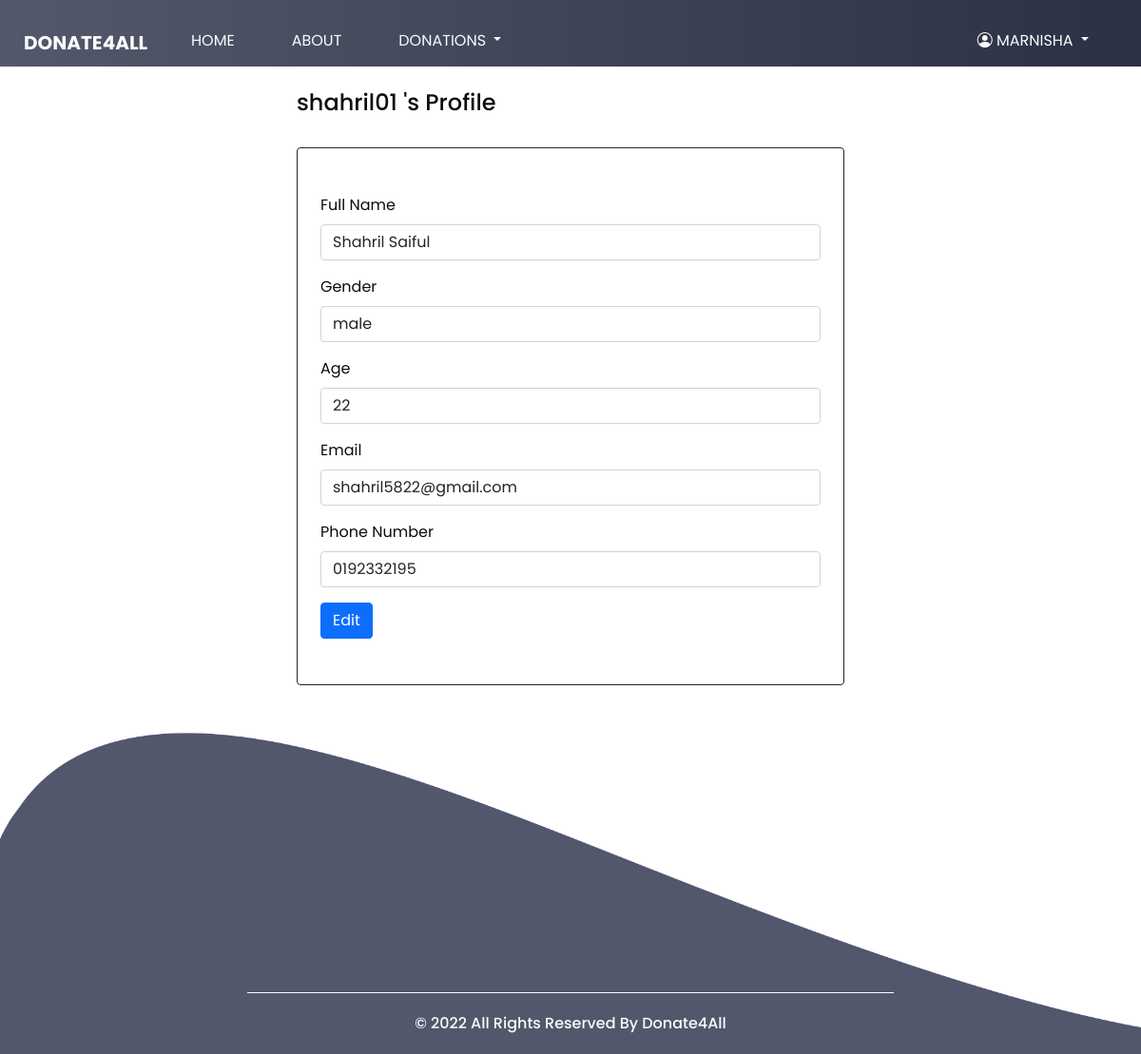
Screenshot of /Donor/editprofile.php (signed in) with the database file from the repository.
### tables this page shows
CREATE TABLE `donor` (
  `donorID` int(11) NOT NULL,
  `Username` varchar(120) NOT NULL,
  `Password` varchar(120) NOT NULL,
  `Name` varchar(120) NOT NULL,
  `Gender` varchar(10) NOT NULL,
  `Age` int(3) NOT NULL,
  `Email` varchar(120) NOT NULL,
  `PhoneNumber` varchar(120) NOT NULL
);

### Donor/editprofile.php (the view, shortened to what this page needs)
<?php
include('include/config.php');
?>
<!DOCTYPE html>
<html>
<head>
    <link rel="stylesheet" type="text/css" href="https://cdnjs.cloudflare.com/ajax/libs/OwlCarousel2/2.1.3/assets/owl.carousel.min.css" />
    <link rel="stylesheet" type="text/css" href="css/bootstrap.css" />
    <link rel="stylesheet" href="https://cdn.jsdelivr.net/npm/bootstrap@4.0.0/dist/css/bootstrap.min.css" />
    <link rel="stylesheet" href="https://cdn.jsdelivr.net/npm/bootstrap@5.0.2/dist/css/bootstrap.min.css">
    <link rel="stylesheet" href="https://cdn.jsdelivr.net/npm/bootstrap-icons@1.5.0/font/bootstrap-icons.css">
    <link href="css/style.css" rel="stylesheet" />
    <link href="css/responsive.css" rel="stylesheet" />
</head>
<body class="sub_page">
    <div class="hero_area">
        <?php include('include/mainheader.php'); ?>
    </div>
    <br>
    <div class="container-fluid">
            <div class="row justify-content-center">
                <div class="col-lg-6">
                    <div class="profile-content">
                        <div class="request-form">
                            <?php $sql=mysqli_query($con,"select * from donor where donorID='".$_SESSION['id']."'");
                            while($data=mysqli_fetch_array($sql)){
                            ?>
                            <h4><?php echo htmlentities($data['Username'])?> 's Profile</h4>
                            <br>
                            <div class="border border-dark rounded mb-5 px-4 py-5">
                                <form name="editprofile" id="editprofile" method="post" enctype="multipart/form-data">
                                    <div class="form-group">
                                        <label>Full Name</label>
                                        <input type="text" class="form-control" name="name"
                                        value="<?php echo htmlentities($data['Name']); ?>" required>
                                    </div>
                                    <div class="form-group">
                                        <label for="gender">Gender</label>
                                        <select name=gender class="form-control" required>
                                            <option value="<?php echo htmlentities($data['Gender']); ?>">
                                            <?php echo htmlentities($data['Gender']); ?>
                                            </option>
                                        </select>
                                    </div>
                                    <div class="form-group">
                                        <label>Age</label>
                                        <input type="text" class="form-control" name="age"
                                        value="<?php echo htmlentities($data['Age']); ?>" required>
                                    </div>
                                    <div class="form-group">
                                        <label>Email</label>
                                        <input type="text" class="form-control" name="email"
                                        value="<?php echo htmlentities($data['Email']); ?>" required>
                                    </div>
                                    <div class="form-group">
                                        <label>Phone Number</label>
                                        <input type="text" class="form-control" name="phonenum"
                                        value="<?php echo htmlentities($data['PhoneNumber']); ?>" required>
                                    </div>
                                    <button type="submit" id="submit" name="submit" class="btn btn-primary btn-flat m-b-30 m-t-30">Edit</button>
                                </form>
                            <?php }?>
                            </div>
                        </div>
                    </div>
                </div>
            </div>
        </div>
        <br>
    <br><br><br><br>
    <div class="footer_bg">
        <section class="container-fluid footer_section">
            <p>
                © 2022 All Rights Reserved By
                <a href="index.html">Donate4All</a>
            </p>
        </section>
    </div>
</body>
</html>

### Donor/css/style.css (style rules this page uses)
body { font-family: "Poppins", sans-serif; color: #0c0c0c; background-color: #ffffff; }
.hero_area { height: 94vh; background: -webkit-gradient(linear, left top, right top, from(#53586B), to#2B3044)); background: linear-gradient(to right, #53586B, #2B3044); }
.hero_area::before { content: ""; position: absolute; width: 58%; height: 86%; top: 25px; right: 0; }
.sub_page .hero_area { height: auto; }
.sub_page .hero_area::before { display: none; }
a, a:hover, a:focus { text-decoration: none; }
.btn, .btn:focus { outline: none !important; -webkit-box-shadow: none; box-shadow: none; }
.footer_bg { background-image: url(../images/footer-bg.png); background-size: cover; padding-top: 280px; margin-top: -125px; }
.footer_section { font-weight: 500; display: -webkit-box; display: -ms-flexbox; display: flex; -webkit-box-pack: center; -ms-flex-pack: center; justify-content: center; }
.footer_section p { color: #f9fcfb; margin: 0; text-align: center; padding: 20px 15%; border-top: 1px solid #f9fcfb; }
.footer_section a { color: #f9fcfb; }

### rows the page displays
donor: Username "shahril01", name "Shahril Saiful", gender "male", age "22", email "shahril5822@gmail.com", phonenum "0192332195"

### other values shown
$_SESSION['dlogin'] "MARNISHA"
